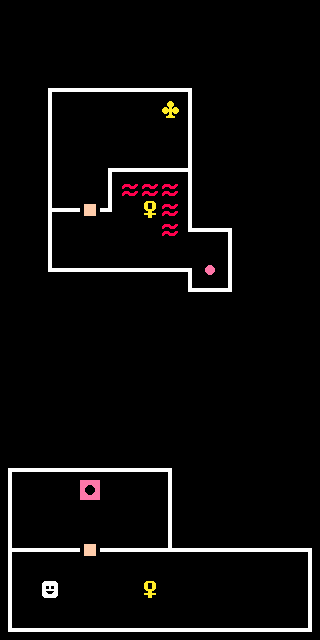

A level layout from a 2D game, rendered from its tile map. Below: a short description, then the map file with its tile-grid data intact:
An orthogonal 16x32 tile map with 20x20 px tiles, 1 tile layer (Warstwa Kafelków 1).

<map version="1.0" tiledversion="1.0.2" orientation="orthogonal" renderorder="right-down" width="16" height="32" tilewidth="20" tileheight="20" nextobjectid="1">
 <tileset firstgid="1" source="../Tilesets/TILEMAP1.tsx" />
 <layer name="Warstwa Kafelków 1" width="16" height="32">
  <data encoding="csv">
30,30,30,30,30,30,30,30,30,30,30,30,30,30,30,30,
30,30,30,30,30,30,30,30,30,30,30,30,30,30,30,30,
30,30,30,30,30,30,30,30,30,30,30,30,30,30,30,30,
30,30,30,30,30,30,30,30,30,30,30,30,30,30,30,30,
30,30,28,23,23,23,23,23,23,29,30,30,30,30,30,30,
30,30,25,30,30,30,30,30,4,25,30,30,30,30,30,30,
30,30,25,30,30,30,30,30,30,25,30,30,30,30,30,30,
30,30,25,30,30,30,30,30,30,25,30,30,30,30,30,30,
30,30,25,30,30,28,23,23,23,26,30,30,30,30,30,30,
30,30,25,30,30,25,9,9,9,25,30,30,30,30,30,30,
30,30,22,23,7,27,30,6,9,25,30,30,30,30,30,30,
30,30,25,30,30,30,30,30,9,19,23,29,30,30,30,30,
30,30,25,30,30,30,30,30,30,30,30,25,30,30,30,30,
30,30,19,23,23,23,23,23,23,29,11,25,30,30,30,30,
30,30,30,30,30,30,30,30,30,19,23,27,30,30,30,30,
30,30,30,30,30,30,30,30,30,30,30,30,30,30,30,30,
30,30,30,30,30,30,30,30,30,30,30,30,30,30,30,30,
30,30,30,30,30,30,30,30,30,30,30,30,30,30,30,30,
30,30,30,30,30,30,30,30,30,30,30,30,30,30,30,30,
30,30,30,30,30,30,30,30,30,30,30,30,30,30,30,30,
30,30,30,30,30,30,30,30,30,30,30,30,30,30,30,30,
30,30,30,30,30,30,30,30,30,30,30,30,30,30,30,30,
30,30,30,30,30,30,30,30,30,30,30,30,30,30,30,30,
28,23,23,23,23,23,23,23,29,30,30,30,30,30,30,30,
25,30,30,30,12,30,30,30,25,30,30,30,30,30,30,30,
25,30,30,30,30,30,30,30,25,30,30,30,30,30,30,30,
25,30,30,30,30,30,30,30,25,30,30,30,30,30,30,30,
22,23,23,23,7,23,23,23,20,23,23,23,23,23,23,29,
25,30,30,30,30,30,30,30,30,30,30,30,30,30,30,25,
25,30,5,30,30,30,30,6,30,30,30,30,30,30,30,25,
25,30,30,30,30,30,30,30,30,30,30,30,30,30,30,25,
19,23,23,23,23,23,23,23,23,23,23,23,23,23,23,27
</data>
 </layer>
</map>